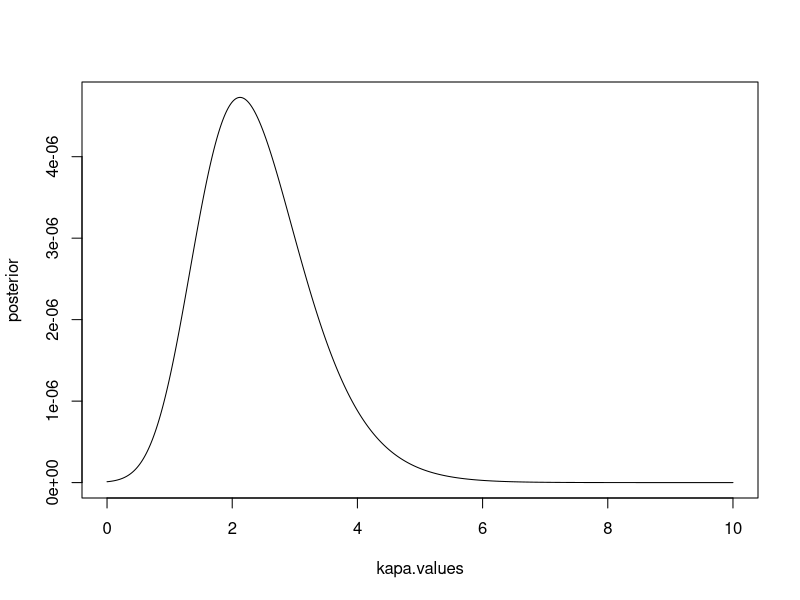

The R source for this figure:

# a)
# Input: y-vector, one kapa value, my
# Output: vonMises probability of input. Returns a scalar

likelihood2VonMises <- function(y, k, my) {
  return(
    prod(
      exp(k*cos(y-my))/(2*pi*besselI(k, nu=0))
    )
  )
}

# -----
likelihoodVonMises <- function(y, k, my) {
    return(prod(exp(k*cos(y-my))/(2*pi*besselI(k, nu=0))))
}

y.values <- c(-2.44, 2.14, 2.54, 1.83, 2.02, 2.33, -2.79, 2.23, 2.07, 2.02)
kapa.values <- seq(0, 10, 0.01)
my <- 2.39

# Vector of prior values, given kapas
kapa.prior <- dexp(kapa.values)

# Calculate likelihood for each kapa, given y-vector
likelihoods = numeric()
i = 1
for(k in kapa.values) {
  likelihoods[i] = likelihoodVonMises(y.values, k, my)
  i = i + 1
}

posterior = likelihoods * kapa.prior # Vector of posterior values
plot(kapa.values, posterior, type='l') # Plot

# b)
max.posterior = which.max(posterior) # Find maximum posterior value
kapa.max.posterior = kapa.values[max.posterior] # Find maximum kapa value given max value in posterior
# Max kapa: 2.12

